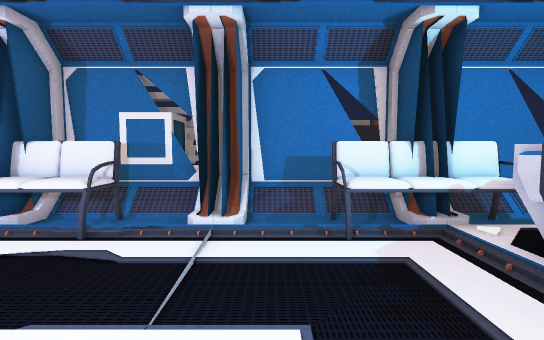
View 1 (above)

24 first-person views from a walk through a 3-D level made in the Unity game engine. The camera is 1.4 m above the floor, tilts 4° down and sees 85° across. Doors are open. The floor is counted in squares, 1 m on a side. Each view is taken from the middle of a square. On the plan, view 1 faces up. The plan holds only what a view shows up to about 14 squares ahead; the rest is blank. The place goes on beyond the plan. The player is left out. Some surface patterns are stand-ins.

View 2
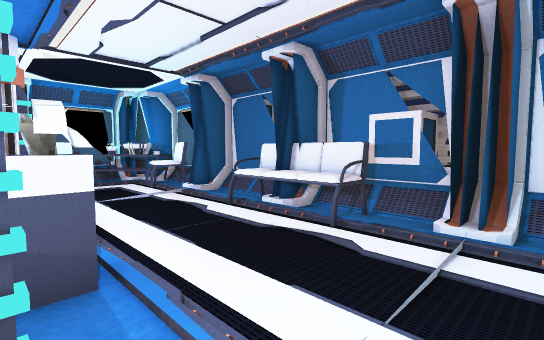

View 3
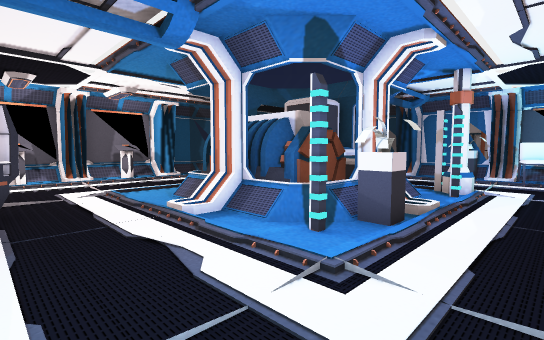

View 4
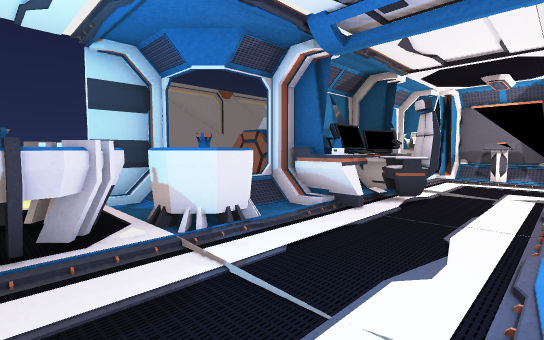

View 5
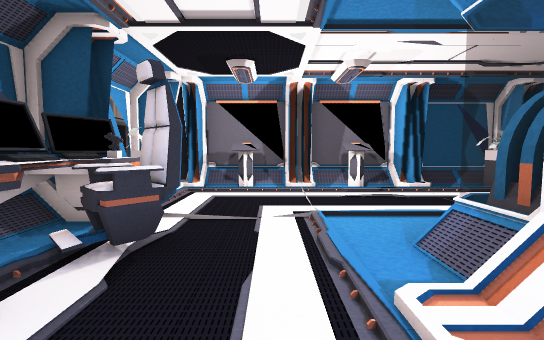

View 6
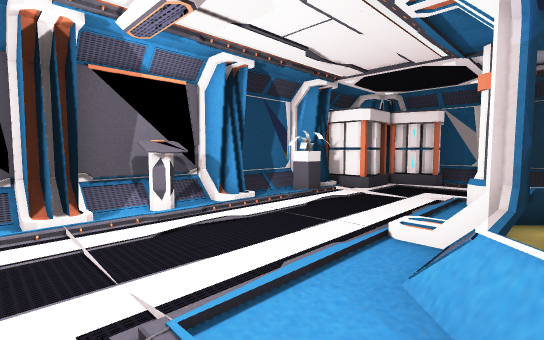

View 7
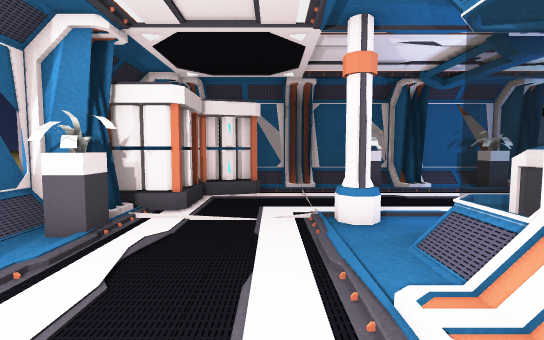

View 8
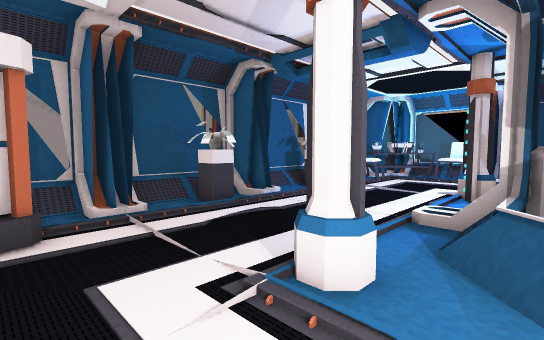

View 9
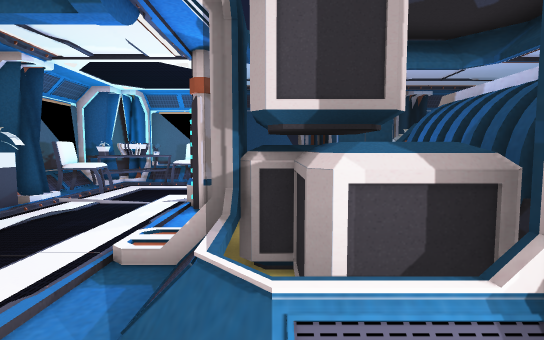

View 10
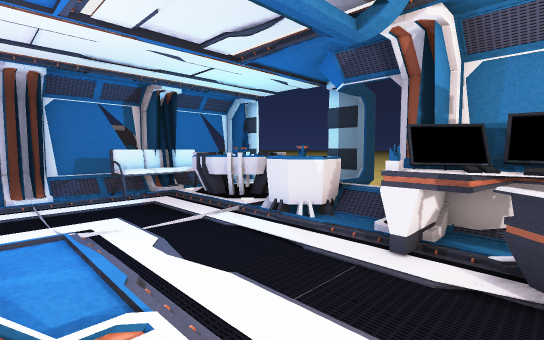

View 11
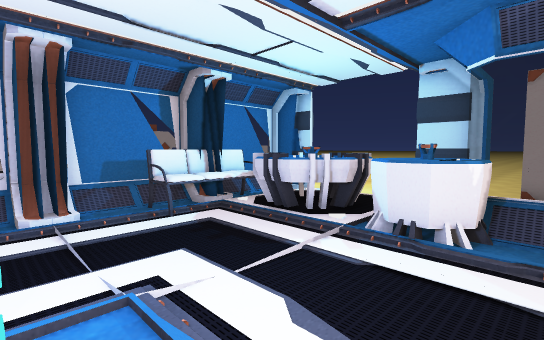

View 12
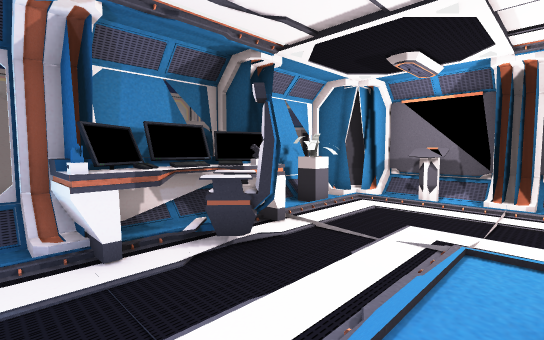

View 13
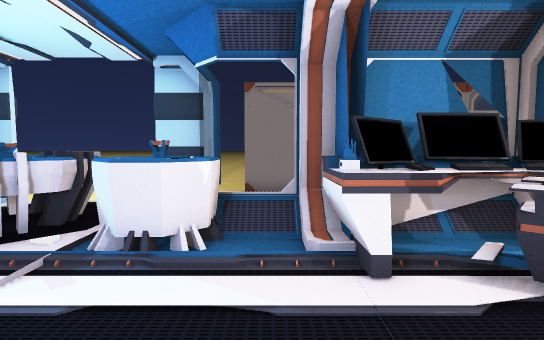

View 14
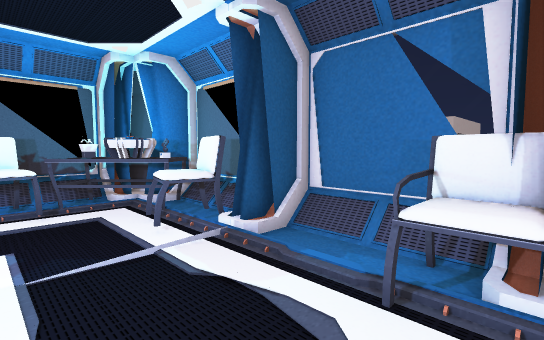

View 15
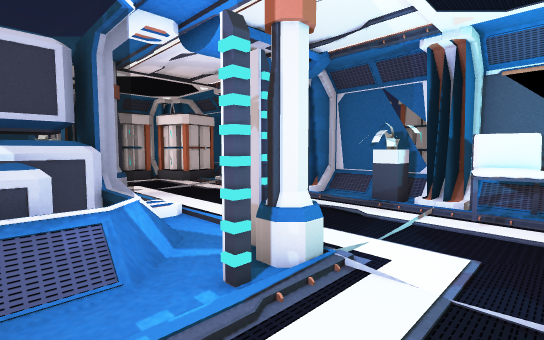

View 16
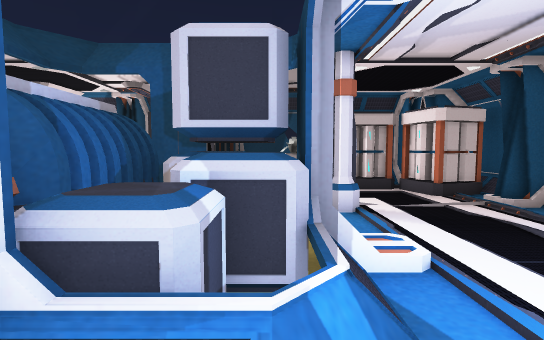

View 17
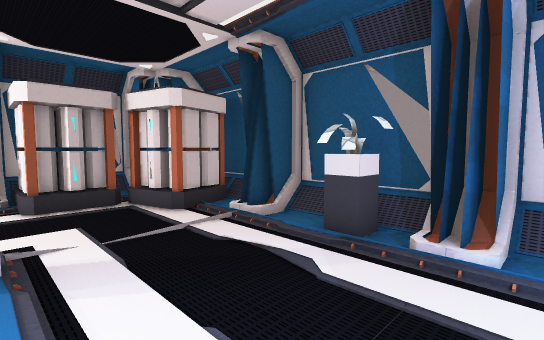

View 18
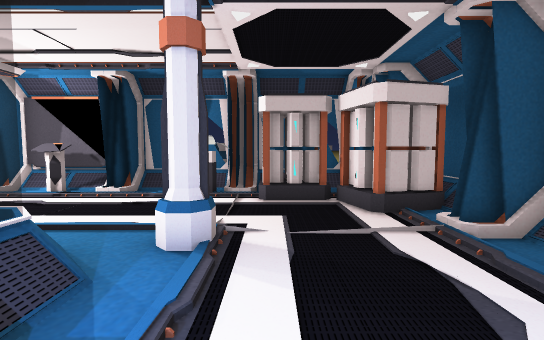

View 19
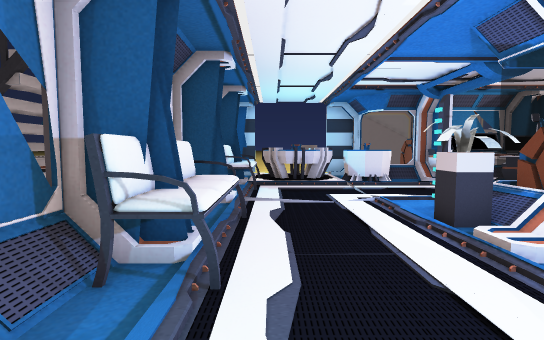

View 20
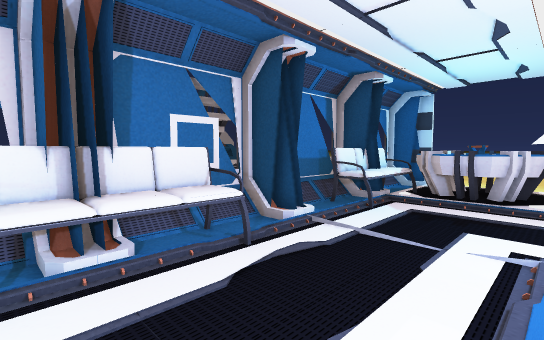

View 21
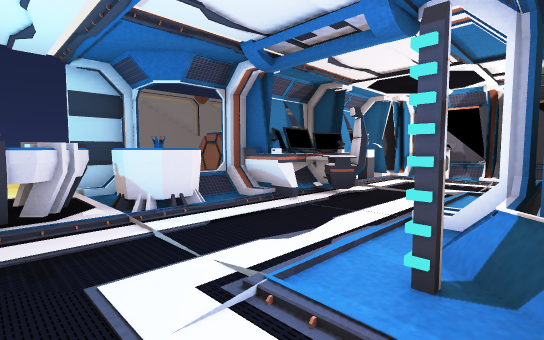

View 22
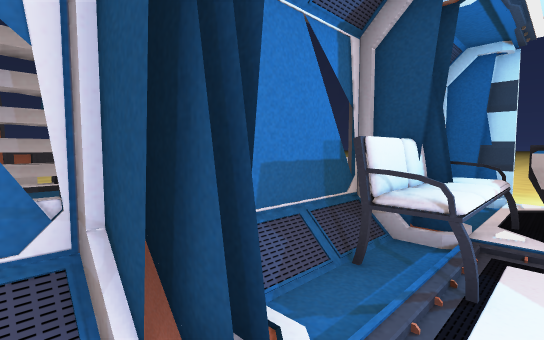

View 23
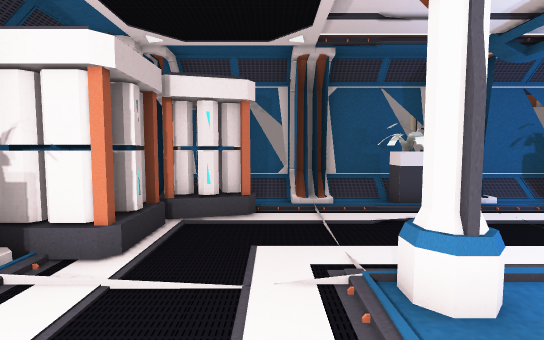

View 24
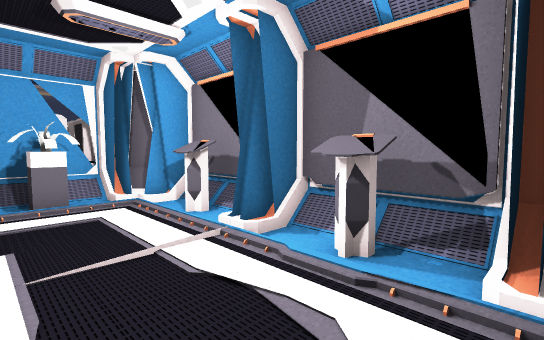

### Floor plan
Key: @ floor where view 1 was taken; # wall or solid block; . main floor; : floor 0.25 m higher than the main floor; / step, stairs or slope; D open door; = window, fence, low wall or low ledge; O other object.
Columns run from 17 left of view 1 to 7 right of it. Each row starts with its distance up from view 1.
  9            O   ##O
  8            O#   #
  7     ### #OO##O O OOOOOOO#
  6    ##O###//O#OO/#//O#O###
  5   ##OOOO#..OOOO...OOOO..D
  4   #OOO.O............OOO D
  3   ##OO..............OOOO
  2   ##OO..............OOO
  1   ###...O#../........OO.D
  0   =OO...#O//#O##.@..OOO:#
 -1   =:.....#=O#OO#..../OO=#
 -2   =:...../OOOOO/...../=
 -3 # ##....//OOOOOO/...O#OO
 -4 # =:...../OOOOO/....OOO
 -5 = =OO..../OOOOO/..OOOOO
 -6   =:....OO/////....OOOO
 -7 # ##....O.../.......O#O
 -8 # =:................./OO
 -9   =OOO..............O/OO
-10   =OOOOO............./OOO
-11   ###.OO#O..:.O.:.O.##O O
-12    ##: O#///##O###O###  O
-13     #===#===#########
-14     =
-15     #

Positions as (right, up) in squares from view 1, and headings:
1: (0, 0), facing up
2: (0, 0), facing up-left
3: (2, 3), facing down-left
4: (-1, 3), facing down-right
5: (0, -1), facing down
6: (0, -5), facing down-left
7: (-3, -8), facing left
8: (-7, -9), facing up-left
9: (-7, -7), facing up
10: (-2, -5), facing up-right
11: (-2, -2), facing up-right
12: (-2, -2), facing down-right
13: (-1, -2), facing right
14: (-5, 2), facing up-left
15: (-6, 3), facing down-left
16: (-7, 1), facing down
17: (-9, -2), facing down-left
18: (-10, -2), facing down
19: (-9, 4), facing right
20: (-6, 1), facing up-right
21: (-3, 3), facing down-right
22: (-2, 4), facing up-right
23: (-6, -8), facing left
24: (-5, -8), facing down-right
